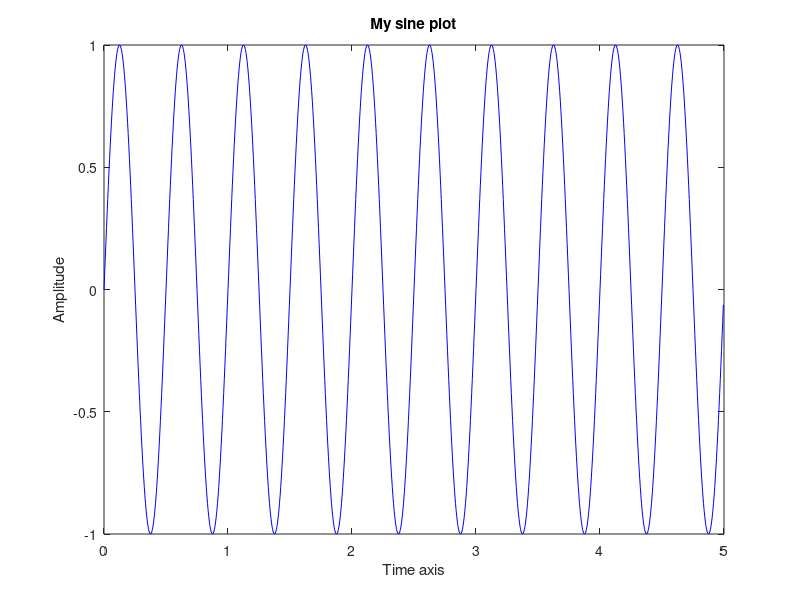

Write the MATLAB code that produced this figure.
% How to plot a sine wave. Important !!!!

numberOfSamples = 1000; 
samplingFrequency = 200;

%  1000/200 = 5
%  an = a + (n-1)*d
%  5 = 0 + (1000 -1 )* d
%  d = 0.005
t = (0:numberOfSamples - 1)*1/samplingFrequency;

% Wrong method
% an = a + (n-1)*d
% 1000 = 0 + (n -1)*1/200;
% so number of samples are increased 
% timeSecondWay = (0:1/samplingFrequency:numberOfSamples);

freq = 2;

y = sin(2*pi*freq*t);

plot(t, y, 'b');
title("My sine plot");
xlabel("Time axis");
ylabel("Amplitude");

